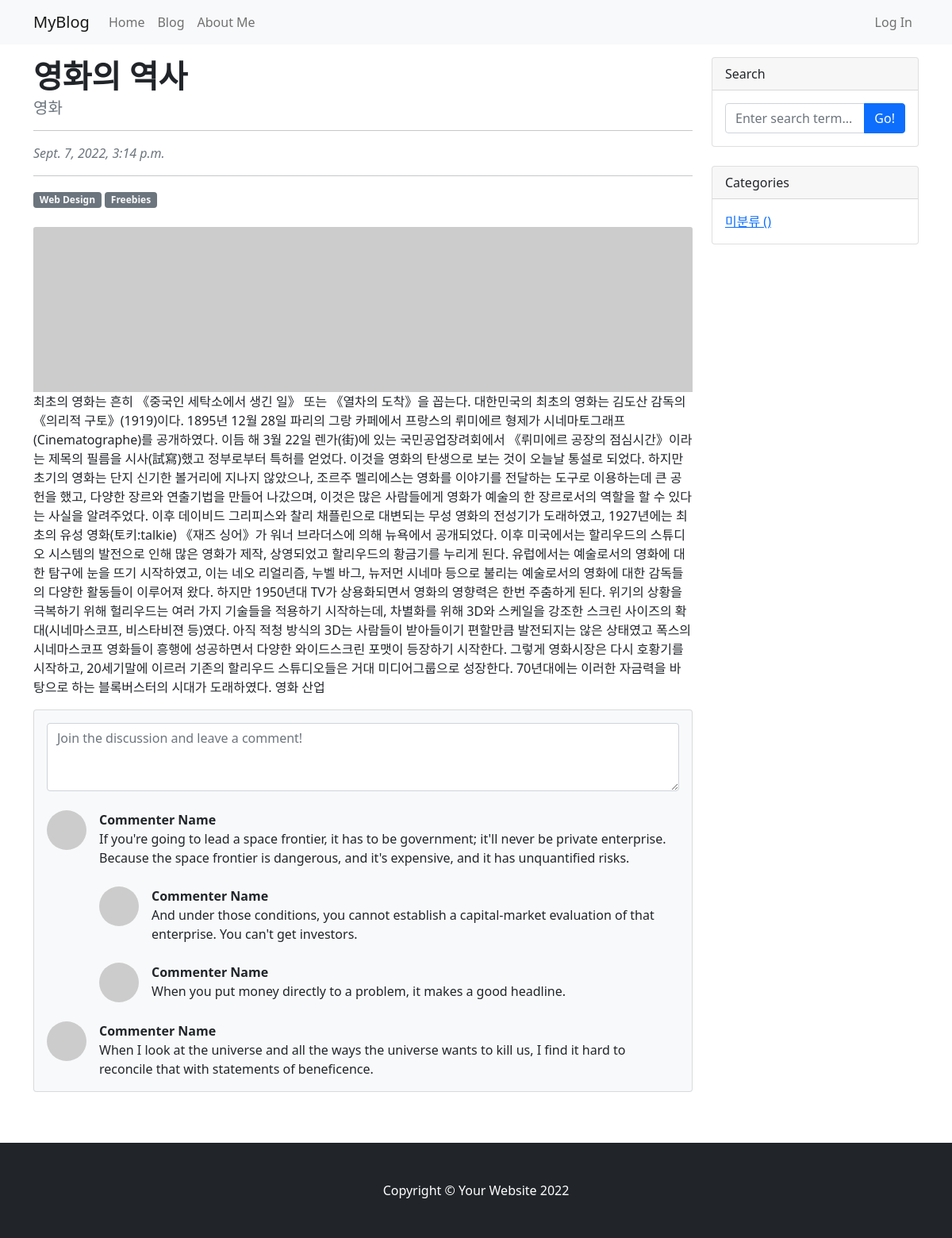
Page /blog/8/ on the committed database.
### blog/models.py (models this page shows, shortened)
class Post(models.Model):
    title = models.CharField(max_length=30)
    hook_text = models.CharField(max_length=100, blank=True)
    content = models.TextField()
    head_image = models.ImageField(upload_to='blog/images/%Y/%m/%d/', blank=True)
    file_upload = models.FileField(upload_to='blog/files/%Y/%m/%d/', blank=True)
    created_at = models.DateTimeField(auto_now_add=True)    # auto_now_add 추가
    updated_at = models.DateTimeField(auto_now=True)        # updated_at 추가
    author = models.ForeignKey(User, null=True, on_delete=models.SET_NULL)
    category = models.ForeignKey(Category, null=True, blank=True, on_delete=models.SET_NULL)

### blog/views.py (the view)
# urls.py: path('<int:pk>/', views.PostDetail.as_view()),
class PostDetail(DetailView):
    model = Post

### blog/templates/blog/post_detail.html (shortened to what this page needs)
{% extends 'blog/base.html' %}
{% block main_area %}
    <article>
        <div id="post-area">
            <header class="mb-4">
                <h1 class="fw-bolder mb-1">{{post.title}}</h1>
                    {% if post.hook_text %} <h5 class="text-muted">{{post.hook_text}}</h5> {% endif %}
                        <a href="#">{{p.author | upper}}</a><hr>
                        <div class="text-muted fst-italic mb-2">{{post.created_at}}</div><hr>
                        <a class="badge bg-secondary text-decoration-none link-light" href="#!">Web Design</a>
                        <a class="badge bg-secondary text-decoration-none link-light" href="#!">Freebies</a>
                    </header>
                    {% if post.head_image %}
                        <figure class="mb-4"><img class="img-fluid rounded" src="{{post.head_image.url}}" alt="{{p}} head image" /></figure>
                    {% else %}
                        <img src="https://picsum.photos/seed/{{p.id}}/800/200" alt="random_image" class="card-img-top">
                    {% endif %}
                    <p>{{post.content}}</p>
        </div>
    </article>
        <div id="comment-area">
                        <section class="mb-5 my-3">
                        <div class="card bg-light">
                            <div class="card-body">
                                <form class="mb-4"><textarea class="form-control" rows="3" placeholder="Join the discussion and leave a comment!"></textarea></form>
                                <div class="d-flex mb-4">
                                    <div class="flex-shrink-0"><img class="rounded-circle" src="https://dummyimage.com/50x50/ced4da/6c757d.jpg" alt="..." /></div>
                                    <div class="ms-3">
                                        <div class="fw-bold">Commenter Name</div>
                                        If you're going to lead a space frontier, it has to be government; it'll never be private enterprise. Because the space frontier is dangerous, and it's expensive, and it has unquantified risks.
                                        <div class="d-flex mt-4">
                                            <div class="flex-shrink-0"><img class="rounded-circle" src="https://dummyimage.com/50x50/ced4da/6c757d.jpg" alt="..." /></div>
                                            <div class="ms-3">
                                                <div class="fw-bold">Commenter Name</div>
                                                And under those conditions, you cannot establish a capital-market evaluation of that enterprise. You can't get investors.
                                            </div>
                                        </div>
                                        <div class="d-flex mt-4">
                                            <div class="flex-shrink-0"><img class="rounded-circle" src="https://dummyimage.com/50x50/ced4da/6c757d.jpg" alt="..." /></div>
                                            <div class="ms-3">
                                                <div class="fw-bold">Commenter Name</div>
                                                When you put money directly to a problem, it makes a good headline.
                                            </div>
                                        </div>
                                    </div>
                                </div>
                                <div class="d-flex">
                                    <div class="flex-shrink-0"><img class="rounded-circle" src="https://dummyimage.com/50x50/ced4da/6c757d.jpg" alt="..." /></div>
                                    <div class="ms-3">
                                        <div class="fw-bold">Commenter Name</div>
                                        When I look at the universe and all the ways the universe wants to kill us, I find it hard to reconcile that with statements of beneficence.
                                    </div>
                                </div>
                            </div>
                        </div>
                    </section>
                    </div>
{% endblock %}

### rows in the picture
Post: title "영화의 역사", hook_text "영화", created_at "Sept. 7, 2022, 3:14 p.m.", content "최초의 영화는 흔히 《중국인 세탁소에서 생긴 일》 또는 《열차의 도착》을 꼽는다. 대한민국의 최초의 영화는 김도산 감독의《의리적 구토》(1919)이다. 1895년 12월 28일 파리의 그랑 카페에서 프랑스의 뤼미에르 형제가 시네마토그래프(Cinematographe)를 공개하였다. 이듬 해 3월 22일 렌가(街)에 있는 국민공업장려회에서 《뤼미에르 공장의 점심시간》이라는 제목의 필름을 시사(試寫)했고 정부로부터 특허를 얻었다. 이것을 영화의 탄생으로 보는 것이 오늘날 통설로 되었다. 하지만 초기의 영화는 단지 신기한 볼거리에 지나지 않았으나, 조르주 멜리에스는 영화를 이야기를 전달하는 도구로 이용하는데 큰 공헌을 했고, 다양한 장르와 연출기법을 만들어 나갔으며, 이것은 많은 사람들에게 영화가 예술의 한 장르로서의 역할을 할 수 있다는 사실을 알려주었다. 이후 데이비드 그리피스와 찰리 채플린으로 대변되는 무성 영화의 전성기가 도래하였고, 1927년에는 최초의 유성 영화(토키:talkie) 《재즈 싱어》가 워너 브라더스에 의해 뉴욕에서 공개되었다. 이후 미국에서는 할리우드의 스튜디오 시스템의 발전으로 인해 많은 영화가 제작, 상영되었고 할리우드의 황금기를 누리게 된다. 유럽에서는 예술로서의 영화에 대한 탐구에 눈을 뜨기 시작하였고, 이는 네오 리얼리즘, 누벨 바그, 뉴저먼 시네마 등으로 불리는 예술로서의 영화에 대한 감독들의 다양한…"
